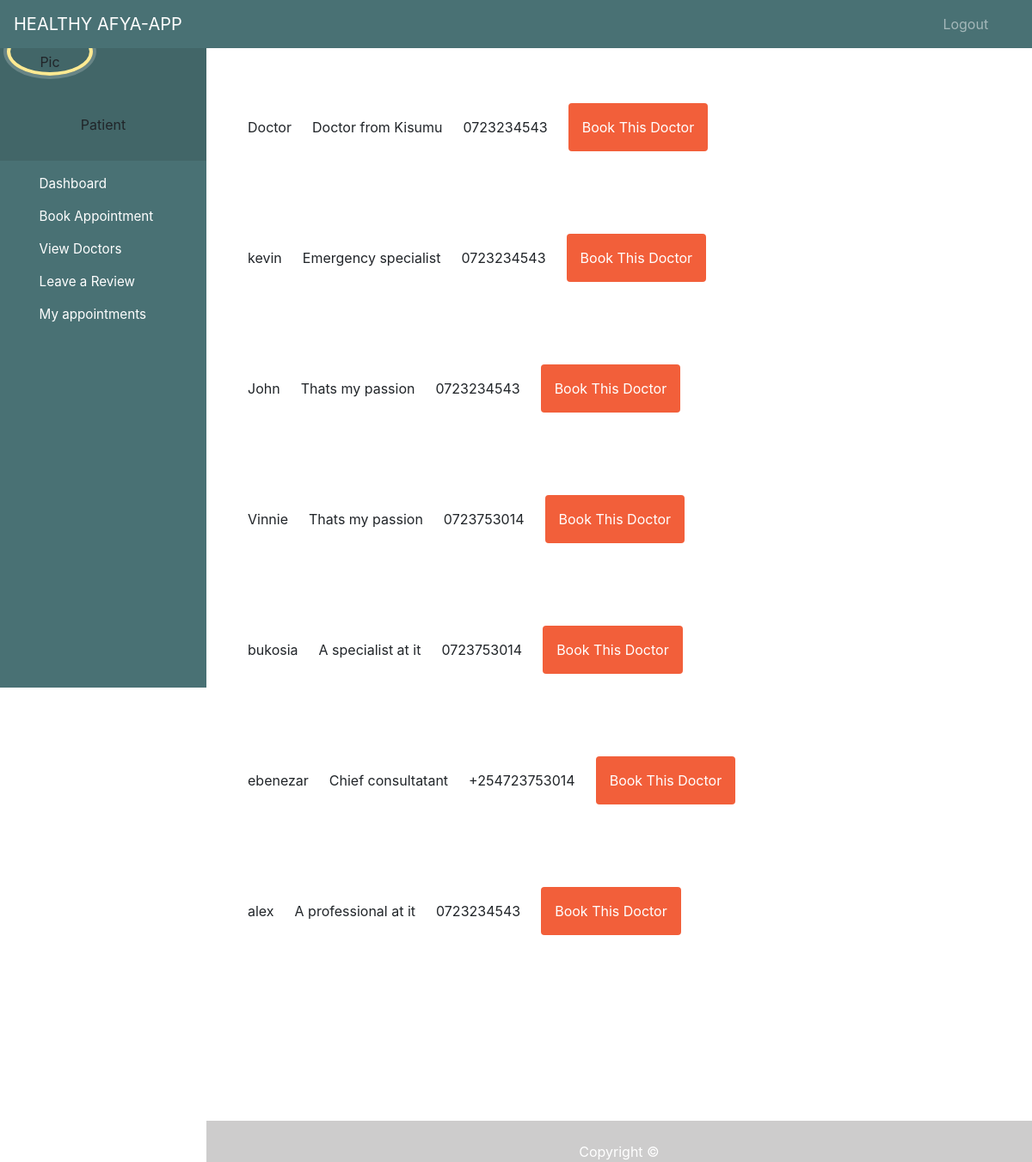
The app's page /all_doctors/, older data.
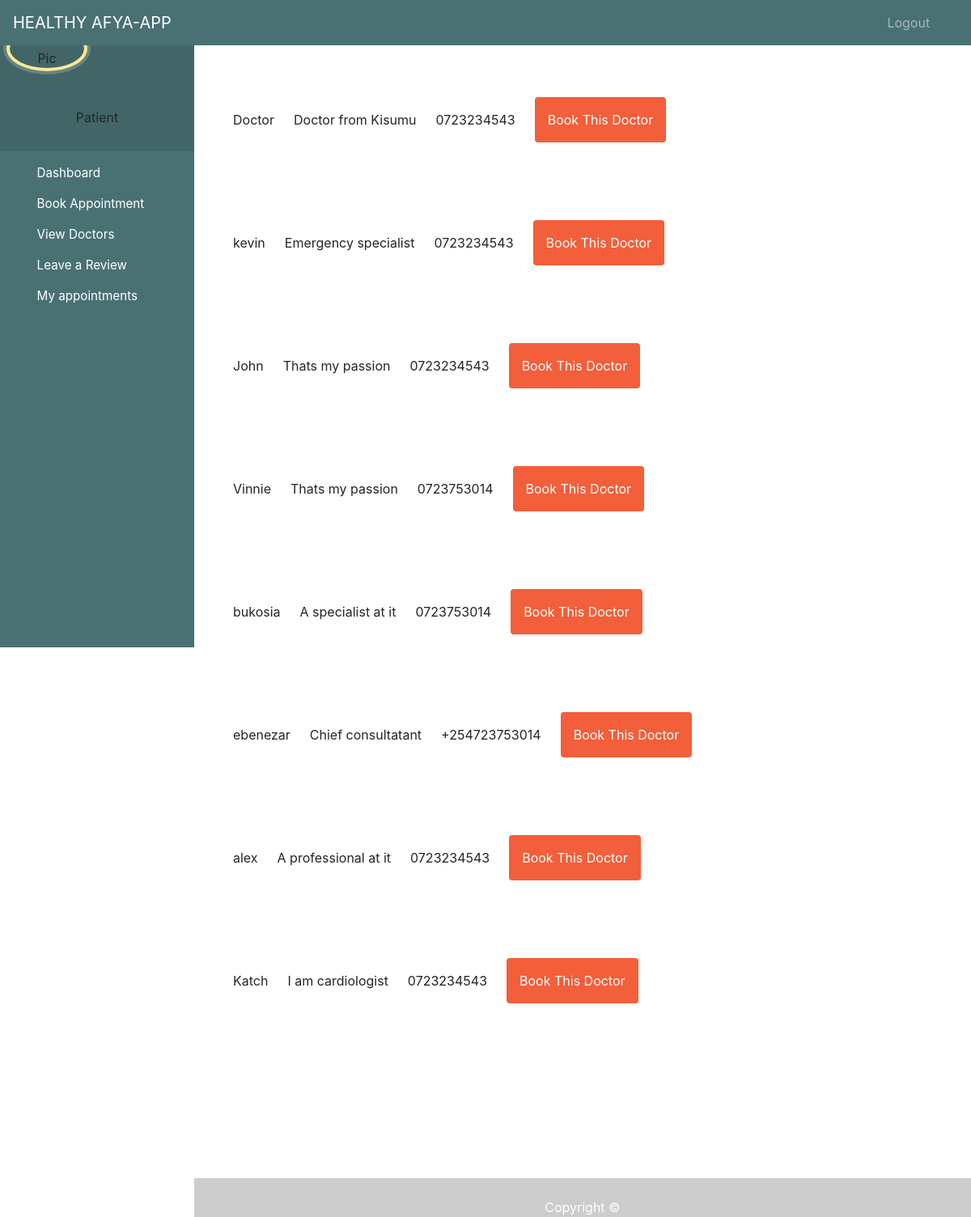
The same page, newer data.
### bookingapp/models.py (models this page shows, shortened)
class Doctor(models.Model):
    CARD ='Cardiologist'
    DERMA = 'Dermatologist'
    EMERGE =  'Emergency Specialist'
    ALLERGY = 'Allergy Specialist'
    ANAE = 'Anesthesiologist'
    COLON = 'COlon and Rectal Surgeon'
    NORMAL = 'Consultant'
    SPECIALIZATION_CHOICES = [
        (CARD, 'Cardiologist'),
        (DERMA, 'Dermatologist'),
        (EMERGE, 'Emergency Specialist'),
        (ALLERGY, 'Allergy Specialist'),
        (ANAE, 'Anesthesiologist'),
        (COLON, 'COlon and Rectal Surgeon'),
        (NORMAL, 'Consultant'),
    ]
    user = models.OneToOneField(User, on_delete=models.CASCADE, related_name='doctor', null=True)
    age = models.IntegerField(null=True)
    phone = models.CharField(max_length=255)
    county = models.ForeignKey(County, on_delete=models.CASCADE, null=True)
    specialization = models.CharField(max_length=50,choices=SPECIALIZATION_CHOICES , null=True)
    biography = models.TextField(null=True, default='-')
    birth_date = models.DateField(null=True, blank=True)
    has_schedule = models.BooleanField(default=False)
    last_update = models.DateTimeField(auto_now = True)
    created_at = models.DateTimeField(auto_now_add = True)

### bookingapp/views.py (the view)
# urls.py: path('all_doctors/', views.all_doctors, name='all-doctors'),
def all_doctors(request):
    doctor = Doctor.objects.all()
    return render(request, 'patient/doctors.html', {'doctor': doctor})

### bookingapp/templates/patient/doctors.html (shortened to what this page needs)
{% extends 'patient/dashboard.html' %}
{% load tailwind_tags %}
{% block content %}
<!DOCTYPE html>
<html lang="en">
<head>
    {% tailwind_css %}
</head>
<body>
    {% for doctor in doctor %}
    <table>
    <div class="relative container mx-auto p-6">
        <div class="flex space-x-6 p-6">
    <li class="flex items-center justify-between"> <a href="">{{ doctor.user.first_name }} </a></li>
    <li class="flex items-center justify-between"> {{ doctor.biography }}</li>
    <li class="flex items-center justify-between"> {{ doctor.phone }}</li>
    <a href="{% url 'appointment-form' doctor.id  %}" class="p-3 px-6 pt-2 text-white bg-brightRed rounded baseline hover:bg-brightRedLight">
        Book This Doctor
    </a>
   </div>
</div>
</table>
    {% endfor %}
</body>
</html>
{% endblock %}

Row changes from the older to the newer data that the page shows:
added Doctor: user.first_name "Katch", biography "I am cardiologist", phone "0723234543"
